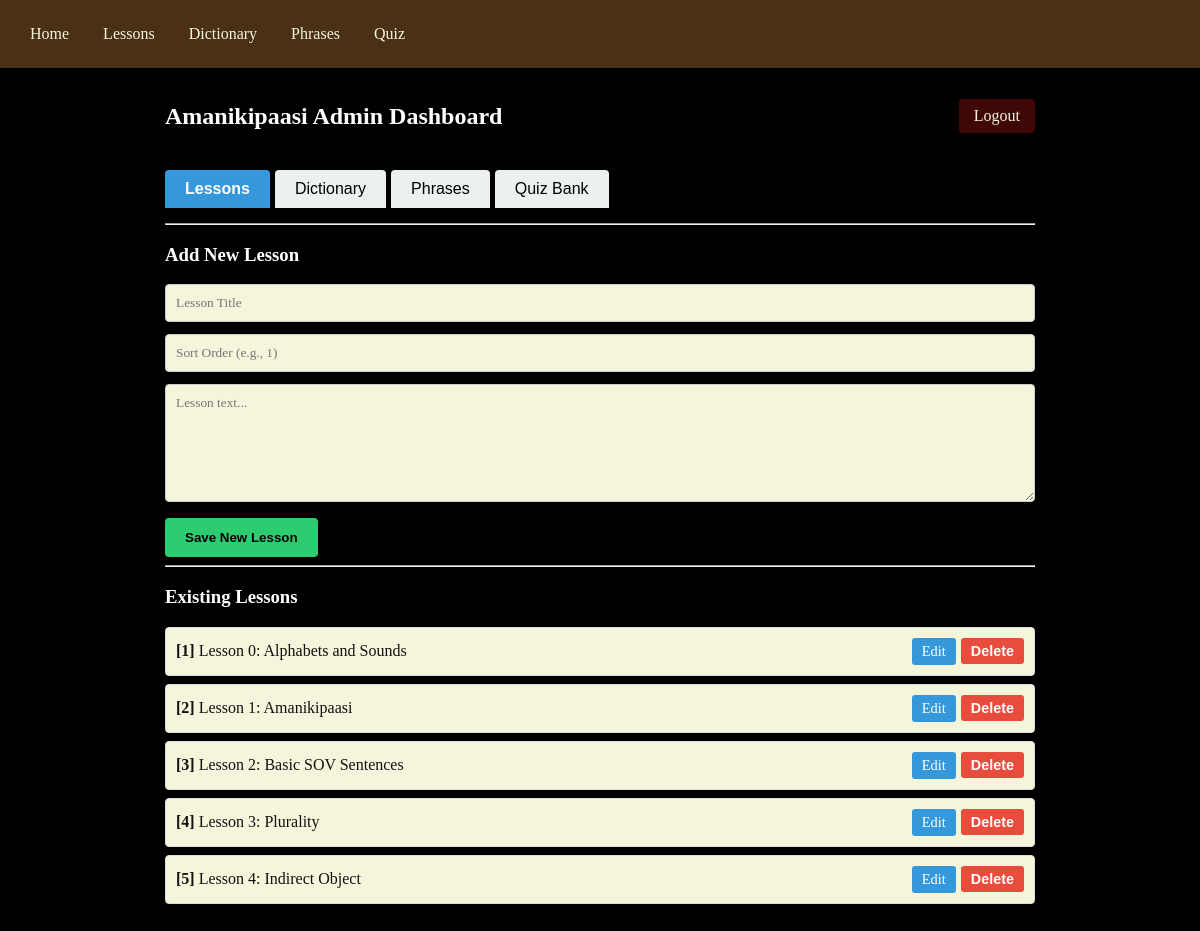
Screenshot of /admin/dashboard (signed in) with the database file from the repository.
### tables this page shows
CREATE TABLE lessons (
            id INTEGER PRIMARY KEY AUTOINCREMENT,
            title TEXT NOT NULL,
            content TEXT NOT NULL,
            sort_order INTEGER DEFAULT 0);

### app.py (the view)
@app.route('/admin/dashboard')
def admin_dashboard():
    if not session.get('logged_in'): return redirect(url_for('admin'))
    db = get_db()
    active_tab = request.args.get('tab', 'ManageLessons')
    return render_template(
        'admin_dashboard.html',
        lessons=db.execute('SELECT * FROM lessons ORDER BY sort_order ASC').fetchall(),
        words=db.execute('SELECT * FROM dictionary ORDER BY amanikipaasi ASC').fetchall(),
        phrases=db.execute('SELECT * FROM phrases ORDER BY id DESC LIMIT 1').fetchone(),
        questions=db.execute('SELECT * FROM quiz').fetchall(),
        active_tab=active_tab
    )

### app.py (called while the page is built)
def get_db():
    conn = sqlite3.connect(DATABASE)
    conn.row_factory = sqlite3.Row
    return conn

### templates/admin_dashboard.html (shortened to what this page needs)
{% extends 'base.html' %}
{% block content %}
<div class="dashboard-header">
    <h2>Amanikipaasi Admin Dashboard</h2>
    <a href="{{ url_for('admin_logout') }}" class="logout-btn">Logout</a>
</div>
<div class="tab-menu">
    <button id="btn-ManageLessons" class="tab-btn" onclick="openTab(event, 'ManageLessons')">Lessons</button>
    <button id="btn-ManageDict" class="tab-btn" onclick="openTab(event, 'ManageDict')">Dictionary</button>
    <button id="btn-ManagePhrases" class="tab-btn" onclick="openTab(event, 'ManagePhrases')">Phrases</button>
    <button id="btn-ManageQuiz" class="tab-btn" onclick="openTab(event, 'ManageQuiz')">Quiz Bank</button>
</div>
<hr>
<div id="ManageLessons" class="tab-content" style="display:none;">
    <h3>Add New Lesson</h3>
    <form method="POST" action="{{ url_for('add_lesson') }}">
        <input type="text" name="title" placeholder="Lesson Title" required><br>
        <input type="number" name="sort_order" placeholder="Sort Order (e.g., 1)" required><br>
        <textarea name="content" rows="6" placeholder="Lesson text..." required></textarea><br>
        <button type="submit">Save New Lesson</button>
    </form>
    <hr>
    <h3>Existing Lessons</h3>
    <ul style="list-style: none; padding: 0;">
        {% for lesson in lessons %}
        <li style="background: #f9f9f9; padding: 10px; margin-bottom: 8px; border: 1px solid #ddd; display: flex; justify-content: space-between; align-items: center;">
            <span><strong>[{{ lesson.sort_order }}]</strong> {{ lesson.title }}</span>
            <div style="display: flex; gap: 5px;">
                <a href="{{ url_for('edit_lesson', id=lesson.id) }}" style="background: #3498db; color: white; padding: 5px 10px; text-decoration: none; border-radius: 3px; font-size: 0.9rem;">Edit</a>
                <form method="POST" action="{{ url_for('delete_lesson', id=lesson.id) }}" style="margin: 0;" onsubmit="return confirm('Delete this lesson?');">
                    <button type="submit" style="background: #e74c3c; color: white; padding: 5px 10px; border: none; border-radius: 3px; font-size: 0.9rem; cursor: pointer;">Delete</button>
                </form>
            </div>
        </li>
        {% endfor %}
    </ul>
</div>
{% endblock %}

### static/css/style.css (style rules this page uses)
body { font-family: Georgia, Cambria, "Times New Roman", Times, serif; margin: 0; background: #000000; color: #ffffff; }
.dashboard-header { display: flex; justify-content: space-between; align-items: center; margin-bottom: 20px; }
.logout-btn { background: #400707; color: #f5f5dc; text-decoration: none; padding: 8px 15px; border-radius: 4px; }
.tab-content form input, .tab-content form textarea, .tab-content form select { width: 100%; padding: 10px; margin-bottom: 12px; border: 1px solid #4a3015; border-radius: 4px; box-sizing: border-box; font-family: inherit; background-color: #f5f5dc !important; color: #111111 !important; }
.tab-content ul li, .tab-content div[style*="background"], .tab-content .item-row, .tab-content div + div { background-color: #f5f5dc !important; color: #111111 !important; border-radius: 4px; }
.tab-content li, .tab-content p, .tab-content span { color: #111111; }
.tab-menu { display: flex; gap: 5px; margin-bottom: 15px; overflow-x: auto; }
.tab-btn { background: #ecf0f1; border: none; padding: 10px 20px; cursor: pointer; border-radius: 4px 4px 0 0; font-size: 1rem; }
.tab-btn.active { background: #3498db; color: white; font-weight: bold; }
.tab-content form input, .tab-content form textarea, .tab-content form select { width: 100%; padding: 10px; margin-bottom: 12px; border: 1px solid #ccc; border-radius: 4px; box-sizing: border-box; font-family: inherit; color: #000; }
.tab-content form button, .admin-login-box button { background: #2ecc71; color: #000000; border: none; padding: 12px 20px; border-radius: 4px; cursor: pointer; font-weight: bold; }

### rows the page displays
lessons: sort_order "1", title "Lesson 0: Alphabets and Sounds"
lessons: sort_order "2", title "Lesson 1: Amanikipaasi"
lessons: sort_order "3", title "Lesson 2: Basic SOV Sentences"
lessons: sort_order "4", title "Lesson 3: Plurality"
lessons: sort_order "5", title "Lesson 4: Indirect Object"
